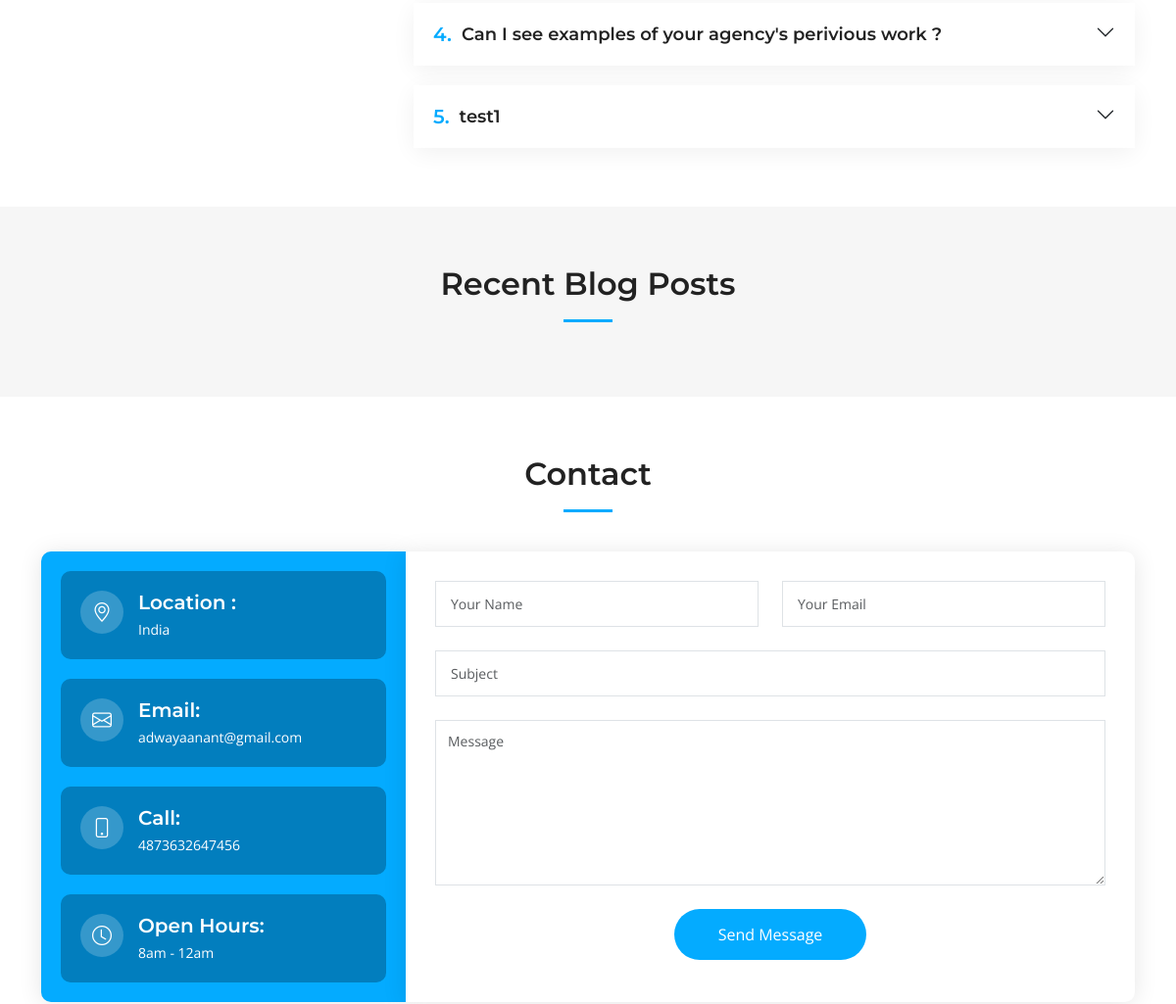
Before: / (middle part) with the older database file.
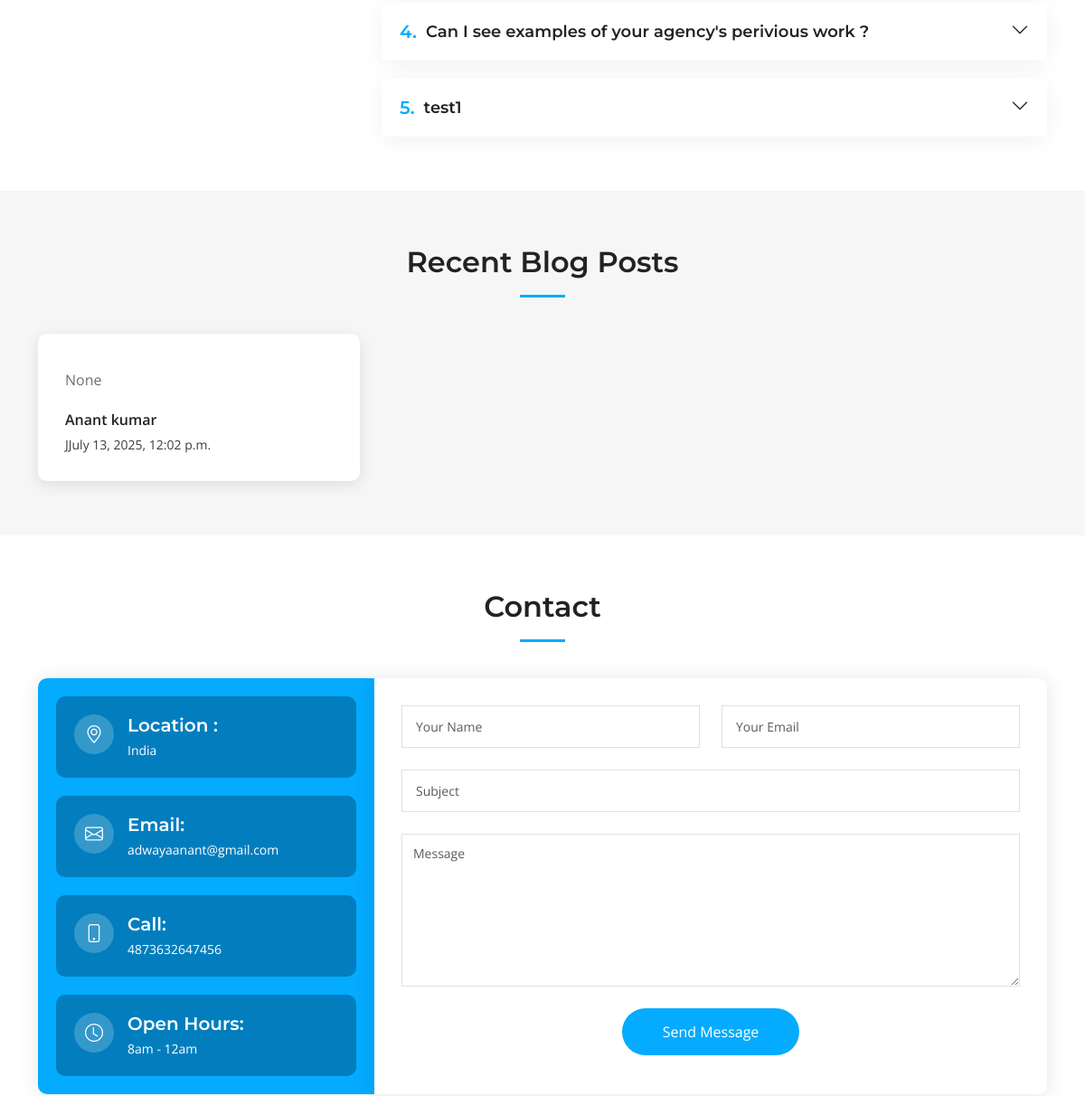
After: the same page with the newer database file.
### app/models.py (models this page shows)
class FrequentlyAskedQuestion(models.Model):
    question = models.CharField(max_length=255)
    answer = models.TextField()
    def __str__(self):
        return self.question

class Blog(models.Model):
    blog_image = models.CharField(max_length=255, blank=True, null=True)
    category = models.CharField(max_length=50, blank=True, null=True)
    title = models.CharField(max_length=255)
    author = models.ForeignKey(Author, on_delete=models.PROTECT,blank=True, null=True)
    created_at = models.DateTimeField(default=timezone.now)
    content = models.TextField()
    def __str__(self):
        return self.title

class Author(models.Model):
    first_name = models.CharField(max_length=50)
    last_name = models.CharField(max_length=50, blank=True, null=True)
    country = models.CharField(max_length=50)
    joined_at = models.DateTimeField(blank=True, null=True)
    def __str__(self):
        return self.first_name

### app/views.py (the view)
# urls.py: path('' ,index, name='home'),
def index(request):
   general_info = GeneralInfo.objects.first()
   services = Service.objects.all()
   testinomials = Testinomial.objects.all()
   faqs = FrequentlyAskedQuestion.objects.all()
   recent_blogs = Blog.objects.all().order_by('-created_at')[:3]  # Get the 3 most recent blogs
   for blog in recent_blogs:
       print(f"Blog : {blog }")
       print(f"blog.created_at : {blog.created_at }")
       print(f"blog.author : {blog.author }")
       print(f"blog.author.country : {blog.author.country }")
   context = {
       "location": general_info.location,
       "email": general_info.email,
       "phone": general_info.phone,
       "company_name": general_info.company_name,
       "open_hours": general_info.open_hours,
       "video_url": general_info.video_url,
       "twitter_url":general_info.twitter_url,
       "facebook_url":general_info.facebook_url,
       "instagram_url":general_info.instagram_url,
       "linkedin_url":general_info.linkedin_url,
       "services" : services,
       "testinomials" : testinomials,
       "faqs" : faqs,
       "recent_blogs": recent_blogs,
   }
   print(f"Context : { context }")
   return render(request, "index.html", context)

### app/models.py (called while the page is built)
    def __str__(self):
        return self.tittle

    def __str__(self):
        return f"{self.user_name} - {self.user_job_title}"

### templates/index.html (shortened to what the changed rows need)
{% extends 'assets/main.html' %}
{% load static %}
{% block mainContent %}
    <section id="faq" class="faq">
      <div class="container" data-aos="fade-up">
        <div class="row gy-4">
          <div class="col-lg-8">
            <div class="accordion accordion-flush" id="faqlist" data-aos="fade-up" data-aos-delay="100">
              {% for faq in faqs %}
                <div class="accordion-item">
                  <h3 class="accordion-header">
                    <button class="accordion-button collapsed" type="button" data-bs-toggle="collapse" data-bs-target="#faq-content-{{forloop.counter}}">
                      <span class="num">{{forloop.counter}}.</span>
                      {{faq.question}}
                    </button>
                  </h3>
                </div>
              {% endfor %}
            </div>
          </div>
        </div>
      </div>
    </section>
    <section id="recent-posts" class="recent-posts sections-bg">
      <div class="container" data-aos="fade-up">
        <div class="section-header">
          <h2>Recent Blog Posts</h2>
        </div>
        <div class="row gy-4">
          {% for blog in recent_blogs %}
            <div class="col-xl-4 col-md-6">
              <article>
                <div class="post-img">
                </div>
                <p class="post-category">{{blog.category}}</p>
                <div class="d-flex align-items-center">
                  <div class="post-meta">
                    <p class="post-author">{{blog.author.first_name}} {{blog.author.last_name}}</p>
                    <p class="post-date">
                      <time datetime="2022-01-01">J{{blog.created_at}}</time>
                    </p>
                  </div>
                </div>
              </article>
            </div>
          {% endfor %}
        </div>
      </div>
    </section>
    <section id="contact" class="contact">
      <div class="container" data-aos="fade-up">
        <div class="section-header">
          <h2>Contact</h2>
        </div>
      </div>
    </section>
{% endblock mainContent %}

Changed rows visible on the page:
added Blog: category "None", author.first_name "Anant", author.last_name "kumar", created_at "July 13, 2025, 12:02 p.m."
